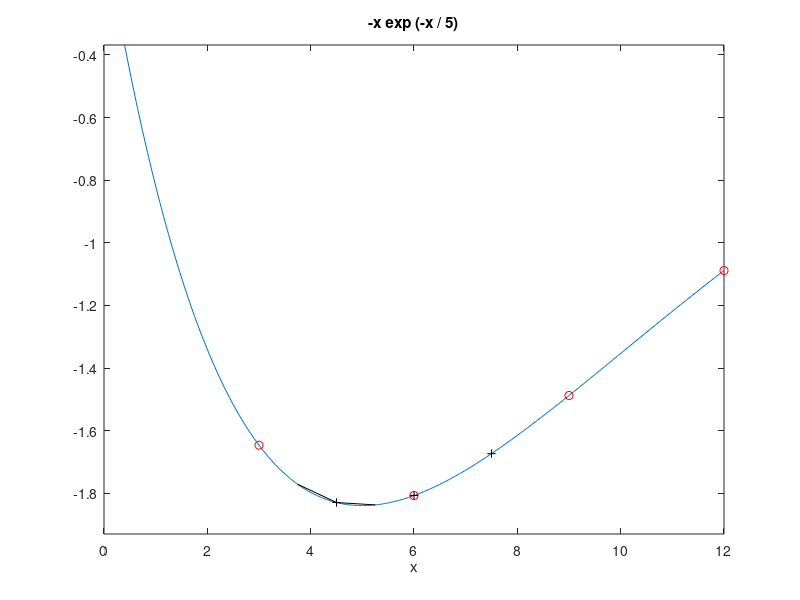

This chart was generated by the following MATLAB code:
%Binary search Phase 1 and 2
min_func=@(x) -x.*exp(-x/5)
ezplot(min_func,[0 12])
sample_x = 0:3:12
sample_t = min_func(sample_x)

hold on;
plot(sample_x, sample_t, 'ro')

[T,index]= min(sample_t)
x_star = sample_x(index)

dx = 3

%phase 2 First iteration (half the error range once)
dx = dx/2

x1 = x_star - dx

x2 = x_star

x3 = x_star + dx

x_new_sample = [x1 x2 x3]

t_new_sample = min_func(x_new_sample)

hold on; plot(x_new_sample,t_new_sample,'k+')

[T, index] = min(t_new_sample)
x_star = x_new_sample(index)

%Phase 2 Second interation (half the error range twice)  
dx = dx/2

x1= x_star - dx
x2 = x_star
x3 = x_star + dx

x_new_sample = [x1 x2 x3]

t_new_sample  = min_func(x_new_sample)

hold on; plot(x_new_sample, t_new_sample, 'k')
[T, index] = min(t_new_sample)
x_star = x_new_sample(index) 



% Qudadratic Approximation 
% x1 = x_star - dx
% x2 = x_star
% x3= x_star + dx
% 
% y1 = min_func(x1)
% y2 = min_func(x2)
% y3 = min_func(x3)
% 
% 
% 
% P = [
%     x1^2 x1 1
%     x2^2 x2 1
%     x3^2 x3 1
%     ]
% q = [
%     y1
%     y2
%     y3
%     ]
% 
% z = P\q
% 
% a= z(1)
% b =z(2)
% c = z(3)
% 
% hold on; 
% fplot(@(x) a*x.^2+b*x+c,[0,10])
% old_x_star = x_star
% x_star = -b/(2*a)
% 
% if (abs(x_star-old_x_star)<dx)
%     dx = dx/2
% else 
%     dx=dx
% end




